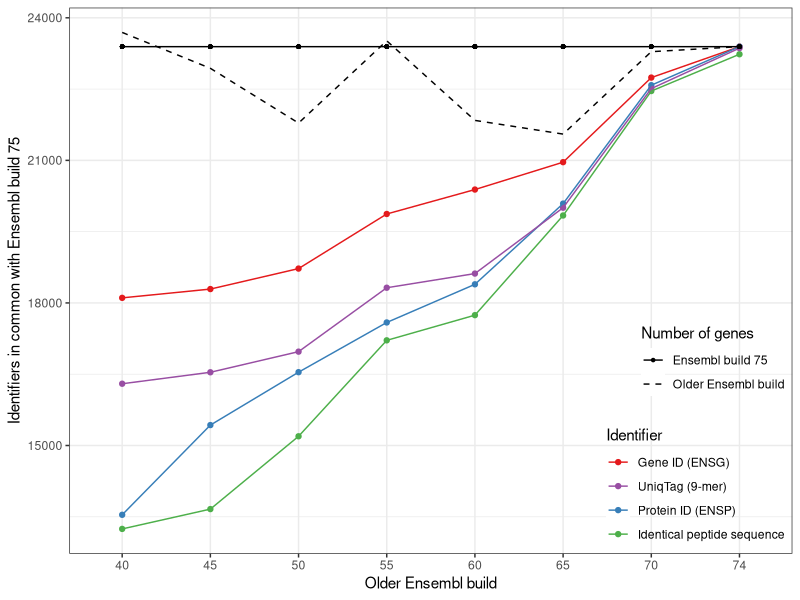
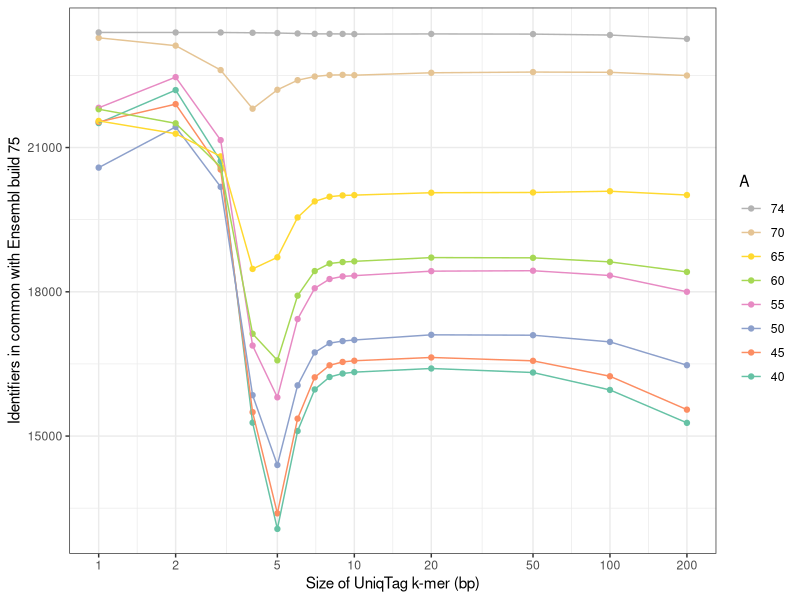

Source code (R) for these figures, in order:
## ---- chunk 1
library(ggplot2)
library(knitr) # for kable
library(reshape2)
library(scales) # for alpha
## ---- chunk 2
data.orig <- read.delim('uniqtag.tsv',
	colClasses = c(A = 'factor', B = 'factor'))
x <- do.call(rbind, strsplit(as.character(data.orig$Table), '.', fixed = TRUE))
colnames(x) <- c('Data', 'Transform', 'Identifier')
data <- cbind(data.orig, x)
rm(x)
data$k <- as.integer(gsub('^[a-z]*', '', data$Identifier))

build.wide <- with(data,
	data.frame(Build.A = A, Build.B = B,
		Num.A = Only.A + Both, Num.B = Only.B + Both))
build.tall <- melt(build.wide, id.vars = c('Build.A', 'Build.B'),
	variable.name = 'Build', value.name = 'Count')
## ---- chunk 3
data.subset <- subset(data, data$k == 9 | is.na(data$k))
aes.data <- aes(x = A, y = Both,
	group = Table, colour = Identifier)
aes.build <- aes(x = Build.A, y = Count,
	group = Build, linetype = Build, shape = Build)
ggplot() +
	geom_point(aes.data, data.subset) +
	geom_line(aes.data, data.subset) +
	scale_colour_brewer(palette = 'Set1',
		breaks = c('gene', 'uniqtag9', 'id', 'seq'),
		labels = c('Gene ID (ENSG)', 'UniqTag (9-mer)',
			'Protein ID (ENSP)', 'Identical peptide sequence')) +

	geom_point(aes.build, build.tall) +
	geom_line(aes.build, build.tall) +
	scale_linetype_manual(name = 'Number of genes',
		breaks = c('Num.B', 'Num.A'),
		labels = c('Ensembl build 75', 'Older Ensembl build'),
		values = c('solid', 'dashed')) +
	scale_shape_manual(name = 'Number of genes',
		breaks = c('Num.B', 'Num.A'),
		labels = c('Ensembl build 75', 'Older Ensembl build'),
		values = c(20, 32)) +

	theme_bw() +
	theme(legend.position = c(1.0, 0),
		legend.justification = c(1, 0),
		legend.box.just = 'right',
		legend.background = element_rect(fill = alpha('white', 0))) +
	xlab('Older Ensembl build') +
	ylab('Identifiers in common with Ensembl build 75')
## ---- chunk 4
ggplot(na.omit(data), aes(x = k, y = Both, group = A, colour = A)) +
	geom_point() +
	geom_line() +
	scale_x_continuous(trans = log_trans(),
		breaks = c(1, 2, 5, 10, 20, 50, 100, 200)) +
	scale_colour_brewer(palette = 'Set2') +
	guides(colour = guide_legend(reverse = TRUE)) +
	theme_bw() +
	xlab('Size of UniqTag k-mer (bp)') +
	ylab('Identifiers in common with Ensembl build 75')
## ---- chunk 5
kable(data)
